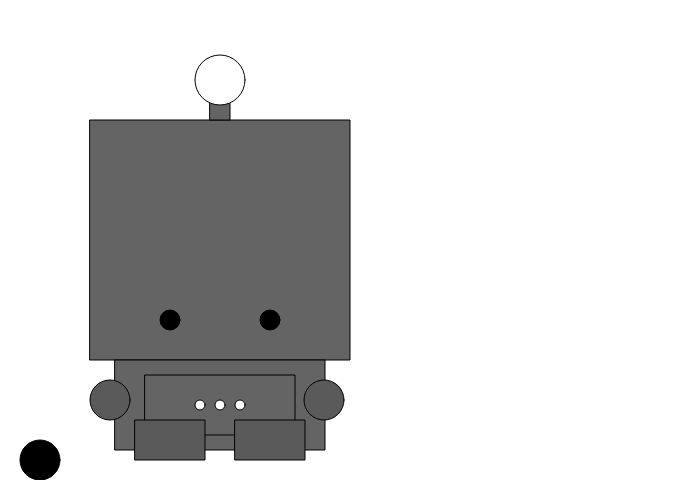
Frame 1 (no input)
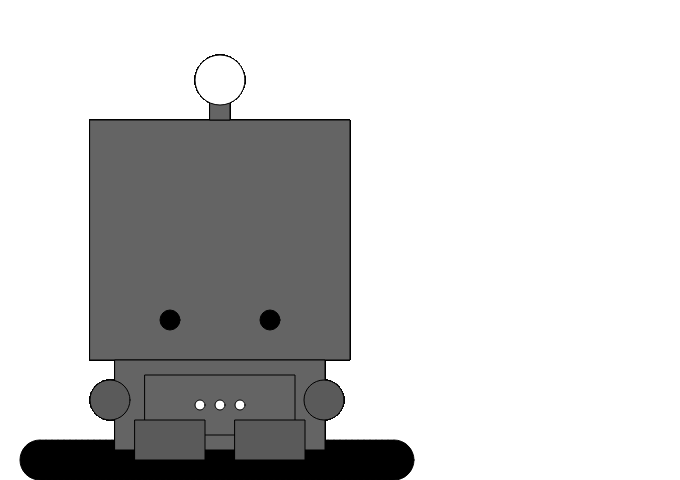
Frame 60 (no input)
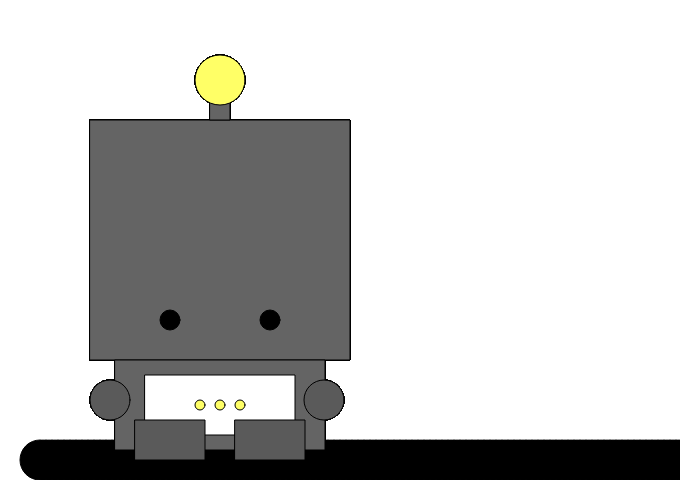
Frame 120 (the mouse pressed at the canvas centre since frame 60)

The p5.js sketch that drew these frames (run headless with seeded random() and noise() and a simulated clock; from frame 60 on, the mouse is pressed at the canvas centre):

// p5.js sketch
// ── sketch.js
var xPosition = 40;
var yPosition = 460;

function setup() {
  createCanvas(680, 480);
}

function draw() {

  stroke(0);
  fill(100);

  rectMode(CENTER);
  rect(220, 240, 260, 240);


  rectMode(CENTER);
  
  stroke(0);
  fill(100);

  rect(220, 100, 20, 40);

  rectMode(CENTER);
  
  stroke(0);
  fill(100);

  rect(220, 405, 210, 90);

  rectMode(CENTER);
  
  stroke(0);
  fill(100);

  if (mouseIsPressed) {
    fill(255);
  } else {
    fill(100);
  }

  rect(220, 405, 150, 60);

  stroke(0);
  fill(90);

  rect(170, 440, 70, 40);

  stroke(0);
  fill(90);

  rect(270, 440, 70, 40);


  stroke(0);
  fill(255, 255, 0);

  if (mouseIsPressed) {
    fill(255, 255, 102);
  } else {
    fill(255);
  }

  ellipseMode(CENTER);
  ellipse(220, 80, 50, 50);


  ellipseMode(CENTER);

  stroke(0);
  fill(0);

   
  ellipse(270, 320, 20, 20);

  ellipse(170, 320, 20, 20);

  ellipseMode(CENTER);

  stroke(0);
  fill(255, 255, 102);

   if (mouseIsPressed) {
    fill(255, 255, 102);
  } else {
    fill(255);
  }


  ellipse(220, 405, 10, 10);

  ellipseMode(CENTER);

  stroke(0);
  fill(255, 255, 102);

  if (mouseIsPressed) {
    fill(255, 255, 102);
  } else {
    fill(255);
  }

  ellipse(200, 405, 10, 10);

  ellipseMode(CENTER);

  stroke(0);
  fill(255, 255, 102);

  if (mouseIsPressed) {
    fill(255, 255, 102);
  } else {
    fill(255);
  }

  ellipse(240, 405, 10, 10);

  ellipseMode(CENTER);

  stroke(0);
  fill(90);

  ellipse(110, 400, 40, 40);

  ellipseMode(CENTER);

  stroke(0);
  fill(90);

  ellipse(324, 400, 40, 40);

  ellipseMode(CENTER);

  fill (0);
  ellipse(xPosition, yPosition, 40, 40);

  xPosition = xPosition + 6;
 
}
